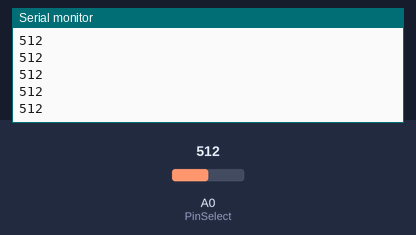
Recording of a sketch running on a simulated Arduino Uno, built with avr-gcc and run on an emulated ATmega328P. Shown: the last lines printed to the serial monitor. Inputs (shaded band) come from the test bench; at power-on: A0 (PinSelect) = 512.

Above: at 1.2 s.
1.3 s: A0 (PinSelect) set to 716
At 1.8 s:
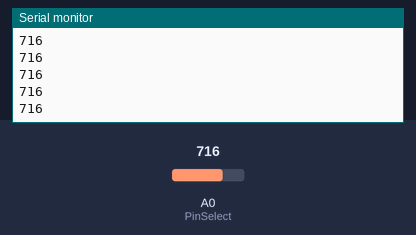
2.8 s: A0 (PinSelect) set to 900
At 3.8 s:
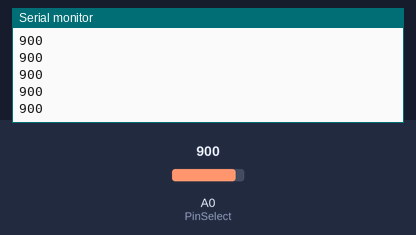
Timing chart, 0 to 5.8 s (numbered marks = the images above; inputs shaded):
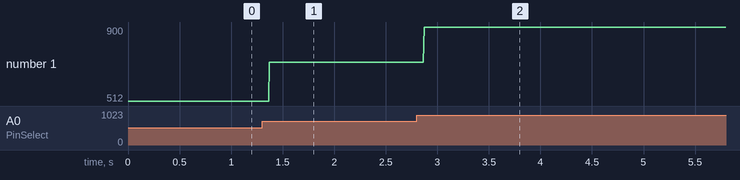

The sketch:

entree_sortie_arduino_V1.0.ino
```cpp
/****************************************************************************

ce programme Affiche dans le monieur serie la valeur L'entee analogique A0


modified 23 Septembre 2015
  by contact@plaisirarduino.fr

*******************************************************************************/
int PinSelect = A0;


void setup() {

  Serial.begin(9600);

}

void loop() {

  int InBroche = analogRead(PinSelect);

  Serial.println(InBroche);

}
```

Measured:
- after the input at 1.3 s, the serial monitor: prints a new line after 0.07 s (image 1)
- after the input at 2.8 s, the serial monitor: prints a new line after 0.07 s (image 2)
- plotted number 1: 512 → 716 after the input at 1.3 s, 716 → 900 after the input at 2.8 s
